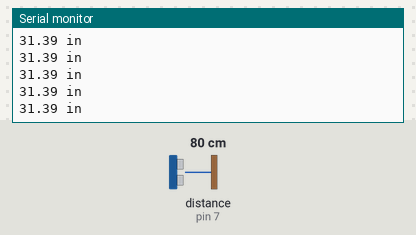
The sketch below on a simulated Arduino Uno, built with avr-gcc and run on an emulated ATmega328P. On the bench: the last lines printed to the serial monitor. Wiring (inferred from the names in the program): ultrasonic range finder: trigger pin 6; echo pin 7. Inputs (shaded band) come from the test bench; at power-on: distance to the obstacle (sensor on pin 7) 80 cm. The echo pulse lasts 58.3 µs per cm.

Above: at 1.2 s.
1.3 s: distance to the obstacle (sensor on pin 7) set to 2 cm
At 1.35 s:
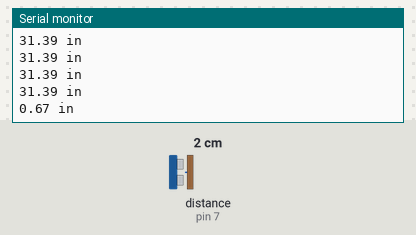
4.3 s: distance to the obstacle (sensor on pin 7) set to 4 cm
At 4.31 s:
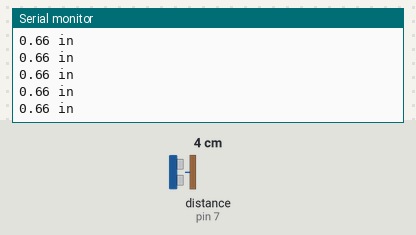
5.8 s: distance to the obstacle (sensor on pin 7) set to 35 cm
At 5.84 s:
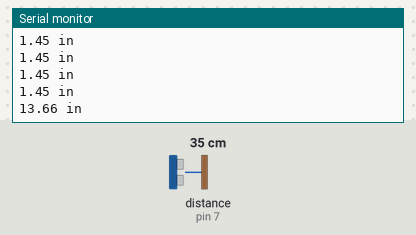
Timing chart, 0 to 8.8 s (numbered marks = the images above; inputs shaded):
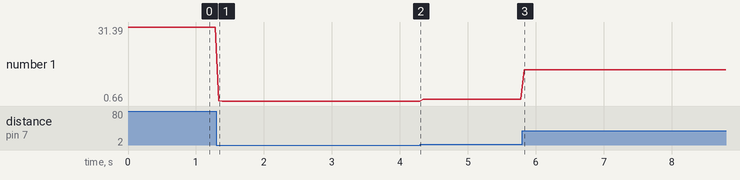

The sketch:

UltraSonic.ino
```cpp
/*
  Lab 7: UltraSonic Sensor

  Using the Ultra Sonic Sensor is easy to use

  We can use any GP pins we want for the echo and the trigger

  And it works off of 3.3V, for further distances, use 5V

  For the analog inputs, every GPIO pin is capabile of PWM, so every GP pin can be analogRead() or analogWrite()

  We are using the GP numbers on the pinout diagram found here: https://www.raspberrypi.com/documentation/microcontrollers/raspberry-pi-pico.html

  Unlike the pins on the board, the GP pin numbers start at 0, making the board index from 0-39.


*/

const int trigPin = 6;           //connects to the trigger pin on the distance sensor
const int echoPin = 7;           //connects to the echo pin on the distance sensor
float distance = 0;               //stores the distance measured by the distance sensor

void setup()
{

  Serial.begin (9600);        //set up a serial connection with the computer

  pinMode(trigPin, OUTPUT);   //the trigger pin will output pulses of electricity
  pinMode(echoPin, INPUT);    //the echo pin will measure the duration of pulses coming back from the distance sensor
}

void loop() {
  distance = getDistance();   //variable to store the distance measured by the sensor

  Serial.print(distance);     //print the distance that was measured
  Serial.println(" in");      //print units after the distance


  delay(50);      //delay 50ms between each reading
}

float getDistance()
{
  float echoTime;                   //variable to store the time it takes for a ping to bounce off an object
  float calculatedDistance;         //variable to store the distance calculated from the echo time

  //send out an ultrasonic pulse that's 10ms long
  digitalWrite(trigPin, HIGH);
  delayMicroseconds(10);
  digitalWrite(trigPin, LOW);

  echoTime = pulseIn(echoPin, HIGH);      //use the pulsein command to see how long it takes for the
                                          //pulse to bounce back to the sensor

  calculatedDistance = echoTime / 148.0;  //calculate the distance of the object that reflected the pulse (half the bounce time multiplied by the speed of sound)

  return calculatedDistance;              //send back the distance that was calculated
}
```

Measured:
- after the input at 1.3 s, the serial monitor: prints a new line at once (image 1)
- after the input at 5.8 s, the serial monitor: prints a new line at once (image 3)
- plotted number 1: 31.39 → 0.66 after the input at 1.3 s, 0.66 → 1.45 after the input at 4.3 s, 1.45 → 13.67 after the input at 5.8 s
